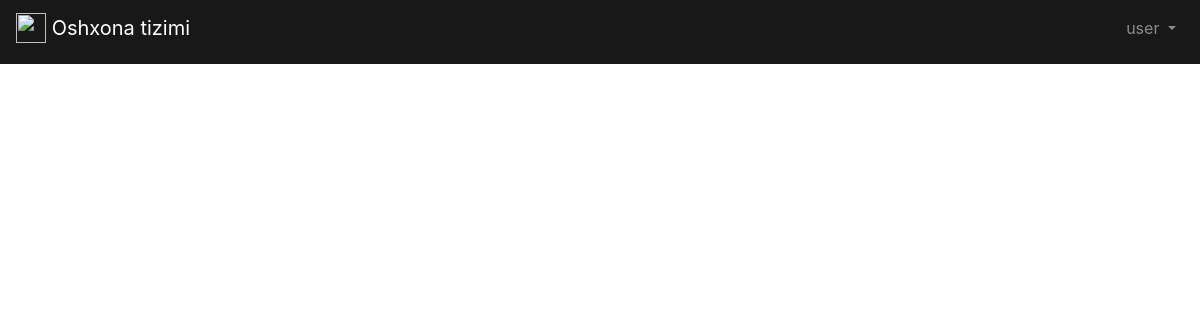
The app's page /profession/cashier/ (signed in), older data.
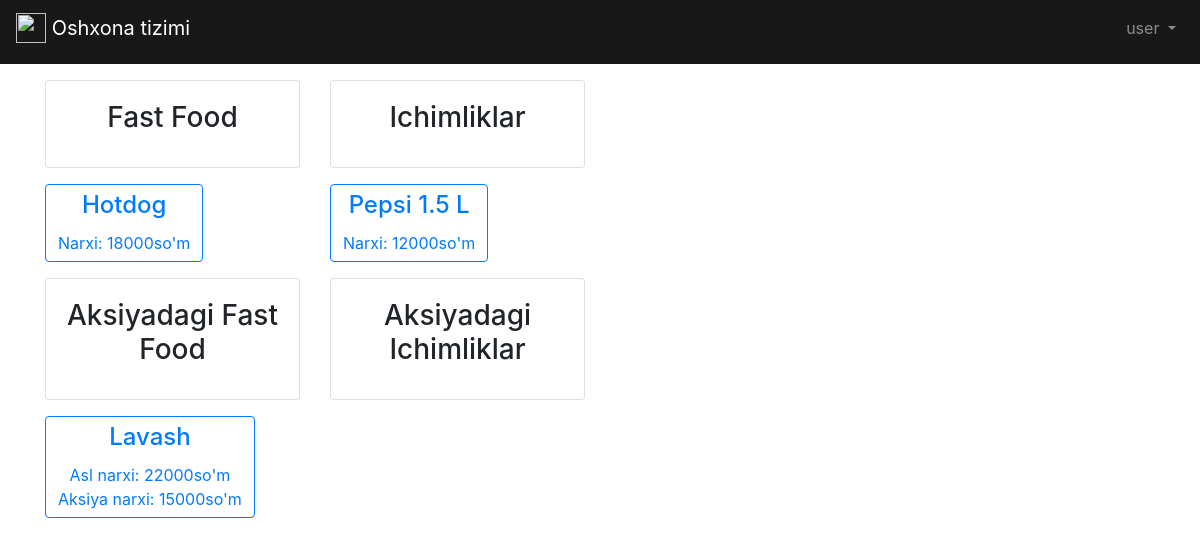
The same page, newer data.
### products/models.py (models this page shows, shortened)
class Category(models.Model):
    name = models.CharField(max_length=50)
    class Meta:
        verbose_name_plural = "Categories"

class Product(models.Model):
    name = models.CharField(max_length=50)
    date = models.DateTimeField(auto_now_add=True)
    price = models.IntegerField()
    discount_price = models.IntegerField(null=True, blank=True)
    category = models.ForeignKey(Category,on_delete=models.CASCADE)
    class Meta:
        verbose_name_plural = "Products"

### products/views.py (the view)
# urls.py: path('cashier/', cashier_view, name='cashier'),
def cashier_view(request):
    if request.user.is_authenticated:
        if request.user.is_superuser or request.user.profession == 'cashier':
            all_category = Category.objects.all()
            products = []
            for category in all_category:
                products.append(Product.objects.filter(category=category))
            return render(request, 'profession-cashier.html', {
                'categories': all_category,
                'c_products': products,
            })
        else:
            return redirect('/page/not_found/')
    else:
        response = redirect('/accounts/login/')
        return response

### template/profession-cashier.html (shortened to what this page needs)
{% extends 'base.html' %}
{% block content %}
<div class="row">
    {% for category in categories %}
  <div class="col-sm-3">
    <div class="card text-center">
      <div class="card-body">
        <h3 class="card-title">{{ category.name }}</h3>
      </div>
    </div>
  </div>
    {% endfor %}
</div>
<div class="row">
    {% for products in c_products %}
  <div class="col-sm-3">
      {% for product in products %}
      {% if product.discount_price == None %}
      <button type="button" class="btn btn-outline-primary ">
              <h4 class="card-title">{{ product.name }}</h4>
              Narxi: {{ product.price }}so'm
      </button>
      {% endif %}
      {% endfor %}
  </div>
    {% endfor %}
</div>
<div class="row">
    {% for category in categories %}
  <div class="col-sm-3">
    <div class="card text-center">
      <div class="card-body">
        <h3 class="card-title">Aksiyadagi {{ category.name }}</h3>
      </div>
    </div>
  </div>
    {% endfor %}
</div>
<div class="row">
    {% for products in c_products %}
  <div class="col-sm-3">
      {% for product in products %}
      {% if product.discount_price %}
      <button type="button" class="btn btn-outline-primary ">
              <h4 class="card-title">{{ product.name }}</h4>
              Asl narxi: {{ product.price }}so'm<br>
              Aksiya narxi: {{ product.discount_price }}so'm
      </button>
      {% endif %}
      {% endfor %}
  </div>
    {% endfor %}
</div>
{% endblock content %}

Row changes from the older to the newer data that the page shows:
added Category: name "Fast Food"
added Category: name "Ichimliklar"
added Product: name "Hotdog", price "18000"
added Product: name "Pepsi 1.5 L", price "12000"
added Product: name "Lavash", price "22000", discount_price "15000"
